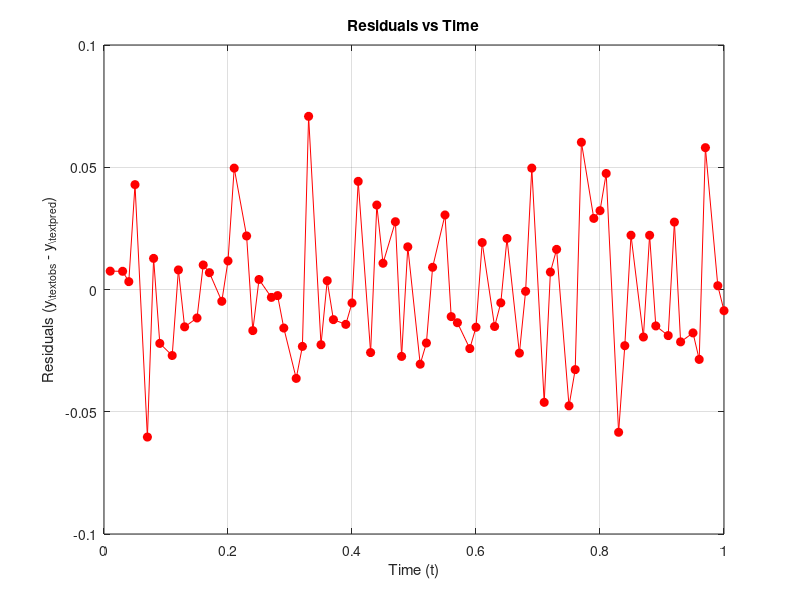

The MATLAB source for this figure:
a0 = 2.4947456317066132;
a1 = -4.614746605158952;
a2 = 0.00292974233111956;
b1 = -1.3475358281633416;
b2 = 3.154774060104342;

t = [0.01, 0.03, 0.04, 0.05, 0.07, 0.08, 0.09, 0.11, 0.12, 0.13, ...
     0.15, 0.16, 0.17, 0.19, 0.20, 0.21, 0.23, 0.24, 0.25, 0.27, ...
     0.28, 0.29, 0.31, 0.32, 0.33, 0.35, 0.36, 0.37, 0.39, 0.40, ...
     0.41, 0.43, 0.44, 0.45, 0.47, 0.48, 0.49, 0.51, 0.52, 0.53, ...
     0.55, 0.56, 0.57, 0.59, 0.60, 0.61, 0.63, 0.64, 0.65, 0.67, ...
     0.68, 0.69, 0.71, 0.72, 0.73, 0.75, 0.76, 0.77, 0.79, 0.80, ...
     0.81, 0.83, 0.84, 0.85, 0.87, 0.88, 0.89, 0.91, 0.92, 0.93, ...
     0.95, 0.96, 0.97, 0.99, 1.00];

y_obs = [-2.0477, -1.9265, -1.8713, -1.7730, -1.7613, -1.6319, -1.6111, -1.5071, -1.4187, -1.3893, ...
         -1.2824, -1.2101, -1.1633, -1.0771, -1.0126, -0.9273, -0.8622, -0.8554, -0.7896, -0.7089, ...
         -0.6650, -0.6357, -0.5728, -0.5188, -0.3843, -0.3985, -0.3335, -0.3111, -0.2379, -0.1923, ...
         -0.1062, -0.1049, -0.0096, 0.0011, 0.0858, 0.0639, 0.1415, 0.1578, 0.1980, 0.2601, ...
         0.3426, 0.3310, 0.3581, 0.4056, 0.4428, 0.5056, 0.5265, 0.5633, 0.6164, 0.6221, ...
         0.6732, 0.7491, 0.7034, 0.7813, 0.8149, 0.7987, 0.8370, 0.9532, 0.9677, 0.9933, ...
         1.0307, 0.9685, 1.0254, 1.0918, 1.0920, 1.1542, 1.1375, 1.1737, 1.2399, 1.2105, ...
         1.2528, 1.2610, 1.3665, 1.3473, 1.3555];

n = length(t);
y_pred = a0 + a1 * exp(b1 * t) + a2 * exp(b2 * t);
residuals = y_obs - y_pred;
figure;
plot(t, residuals, 'ro-', 'MarkerFaceColor', 'r');
xlabel('Time (t)');
ylabel('Residuals (y_{\text{obs}} - y_{\text{pred}})');
title('Residuals vs Time');
grid on;